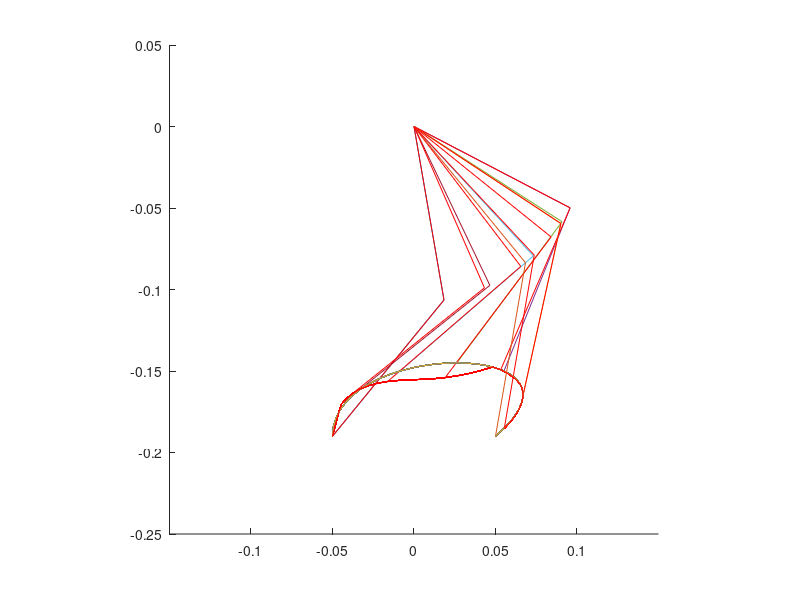

Recreate this plot in MATLAB.
clear;
clf;

%parameter
height = 0.19 % (m)
stroke = 0.20 % (m)
motor_velocity = 4.81; % (rad/s) 46rpm
l1 = 0.108; % (m) length of link
l2 = 0.108;
ratio = 0.1; % display
P = [0, 0; 0, 0.1; 0.3, 0.1; stroke, 0.0];
period = 0.30; % (s)

%parameter low
stroke = 0.10 % (m)
P = [0, 0; 0, 0.06; 0.17, 0.06; stroke, 0.0];

function [t1, t2] = inverse_kinematics(x, y, l1, l2)
  l = sqrt(x^2+y^2);
  t1 = t2 = 0;
  if (l <= (l1+l2))
    t1 = atan2(y,x) + acos((l1^2+l^2-l2^2)/(2*l2*l));
    t2 = pi + acos((l1^2+l2^2-l^2)/(2*l1*l2)) + t1;
  endif
endfunction

function [x, y] = bezier(P, t)
  B =[(1-t)^3, 3*t*(1-t)^2, 3*t^2*(1-t), t^3];
  X = B * P;
  x = X(1);
  y = X(2);
endfunction

function [xd, yd] = bezier_d(P, t)
  Bd =[-3*(1-t)^2, 3*(1-t)^2-6*t*(1-t), 6*t*(1-t)-3*t^2, 3*t^2];
  Xd = Bd * P;
  xd = Xd(1);
  yd = Xd(2);
endfunction

xr = -stroke/2;
yr = -height;
[t1r, t2r] = inverse_kinematics(xr, yr, l1, l2);

i = 0;
dt = 0.01;
for t = 0.0: dt/period: period/period
  [xt, yt] = bezier(P, t);
  x = xt - stroke/2;
  y = yt - height;

  [t1, t2] = inverse_kinematics(x, y, l1, l2);
  t1r = t1r + max([min([t1 - t1r, motor_velocity * dt]), -motor_velocity * dt]);
  t2r = t2r + max([min([t2 - t2r, motor_velocity * dt]), -motor_velocity * dt]);

  if (t1 != 0 || t2 != 0)
    i = i + 1;
    x1 = l1 * cos(t1);
    y1 = l1 * sin(t1);
    x2 = l1 * cos(t2) + x1;
    y2 = l1 * sin(t2) + y1;
    arm_x(i,:) = [0 x1 x2];
    arm_y(i,:) = [0 y1 y2];
    xdp(i) = x2;
    ydp(i) = y2;
    x1r = l1 * cos(t1r);
    y1r = l1 * sin(t1r);
    x2r = l2 * cos(t2r) + x1r;
    y2r = l2 * sin(t2r) + y1r;
    arm_xr(i,:) = [0 x1r x2r];
    arm_yr(i,:) = [0 y1r y2r];
    xdpr(i) = x2r;
    ydpr(i) = y2r;
  endif
endfor

hold on;
axis([-0.15,0.15,-0.25,0.05],"square");
for n = 1:i
  if (mod(n - 1, 5) == 0)
    plot(arm_x(n,:), arm_y(n,:));
    plot(arm_xr(n,:), arm_yr(n,:), "r");
  endif
  plot(xdp, ydp);
  plot(xdpr, ydpr, "r");
end
hold off;

